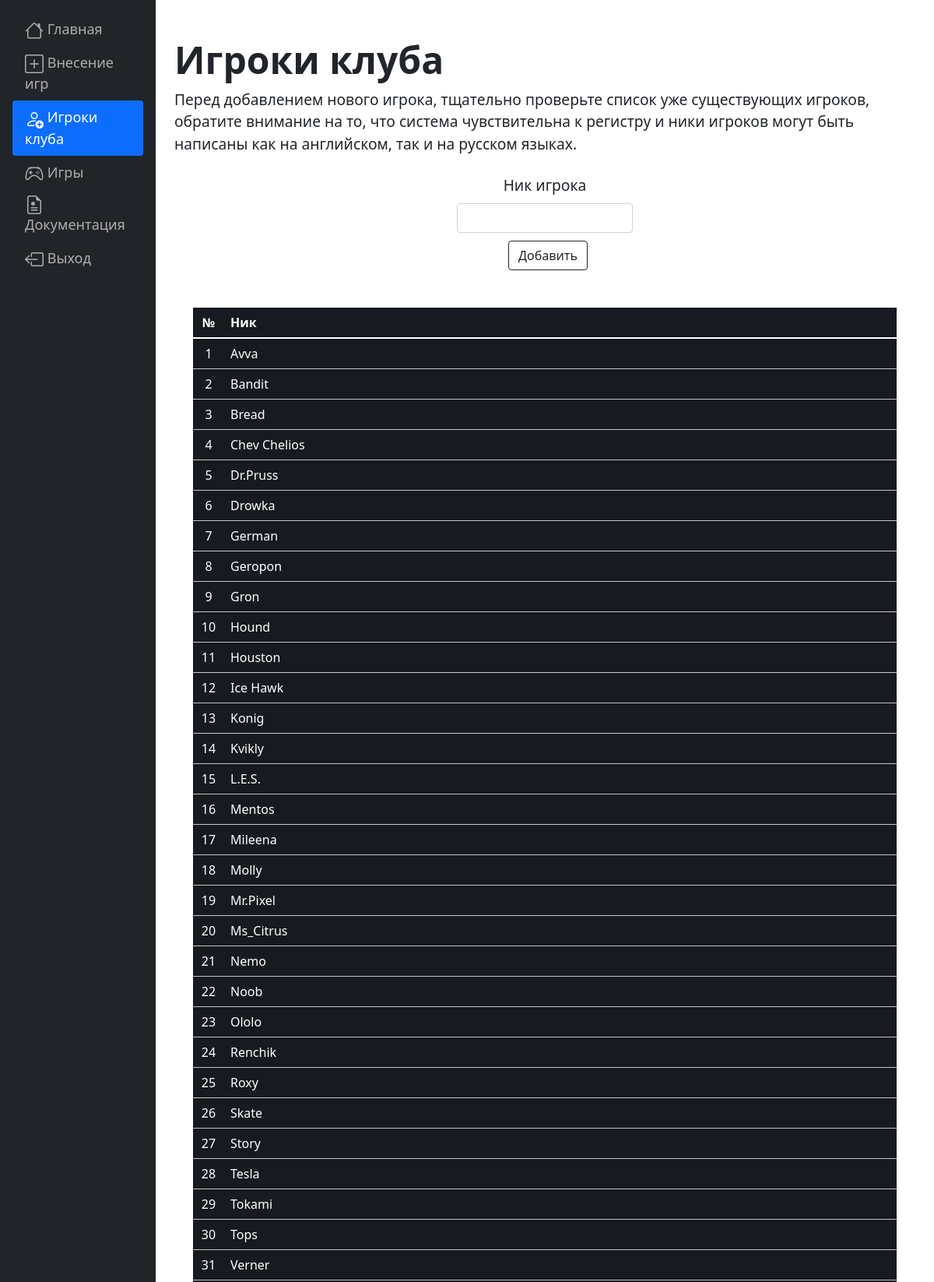
/player (signed in, upper part), run on the app's committed database.
### main/models.py (models this page shows)
class Player(models.Model):
    id = models.BigAutoField(primary_key=True)
    name = models.CharField(max_length=100, verbose_name="Никнейм")

### main/views.py (the view)
    def wrapper(request, *args, **kwargs):
        if not staff_check(request.user):
            return redirect('access_denied')
        return view_func(request, *args, **kwargs)

### main/views.py (called while the page is built)
def staff_check(user):
    return user.is_staff

def staff_only(view_func):
    def wrapper(request, *args, **kwargs):
        if not staff_check(request.user):
            return redirect('access_denied')
        return view_func(request, *args, **kwargs)
    return wrapper

@staff_only
def player(request):
    if request.method == 'POST':
        if Player.objects.filter(name=request.POST.get('name'),).exists():
            return redirect('playerhas')
        else:
            Player.objects.create(
                name=request.POST.get('name'),
            )
            return redirect('playerad')
    else:
        players = Player.objects.all().order_by('name')
        return render (request, 'player.html', {'title': 'Игроки', 'players':players})

### templates/player.html (shortened to what this page needs)
{% extends "blade/admintemplate.html" %}
{% block content %}
{%load static%}
<div class="px-4 my-5 text-left">
  <h1 class="display-5 fw-bold">Игроки клуба</h1>
  <p>Перед добавлением нового игрока, тщательно проверьте список уже существующих игроков, обратите внимание на то, что
    система чувствительна к регистру и ники игроков могут быть написаны как на английском, так и на русском языках.</p>
<div class="text-center">
<div class="px-4 text-left container-md">
  <form id="my_form" method="POST" action="{% url 'player' %}">
    <div class="col-lg-3 mx-auto">
      <label for="name" class="form-label">Ник игрока</label>
      <input type="text" class="form-control" id="name" name='name' placeholder="" value="" required="">
      <button type="submit" class="btn btn-outline-dark" style="margin-top:10px !important">Добавить</button>
    </div>
</div>
</div>
<div class="px-4 my-5 text-center">
  <div class="table-responsive">
  <table class="table table-dark table-striped-columns table-hover">
      <thead>
          <tr class="align-middle">
            <th scope="col" style="width:40px">№</th>
            <th scope="col" style="text-align: left">Ник</th>
          </tr>
        </thead>
        <tbody>
          <tr class="align-middle">
            {% for obj in players %}
            <td>{{ forloop.counter }}</td>
            <td style="text-align: left">{{ obj.name }}</td>
          </tr>
          {% endfor %}
        </tbody>
    </table>
  </div>
</div>
{% endblock %}

### templates/blade/admintemplate.html (shortened to what this page needs)
{%load static%}
<html>
<head>
    <link rel="stylesheet" href="https://code.jquery.com/ui/1.13.0/themes/smoothness/jquery-ui.css">
    <link rel="stylesheet" href="{%static 'main/css/bootstrap.css'%}">
    <link rel="stylesheet" href="{%static 'main/css/home.css'%}">
    <link rel="stylesheet" href="{%static 'main/css/login.css'%}">
    <div class="row">
        <div class="col-sm-2 bg-dark">
            <div class="d-flex flex-column flex-shrink-0 p-3 ">
                <ul class="nav nav-pills flex-column mb-auto">
                    <li class="nav-item">
                        {% if request.path == '/' %}
                            <a href="/" class="nav-link active" aria-current="page">
                        {% else %}
                            <a href="/" class="nav-link" aria-current="page">
                        {% endif %}
                            Главная
                        </a>
                    </li>
                <li class="nav-item">
                        {% if request.path == '/game' %}
                            <a href="/game" class="nav-link active" aria-current="page">
                        {% else %}
                            <a href="/game" class="nav-link" aria-current="page">
                        {% endif %}
                        Внесение игр
                    </a>
                </li>
                <li class="nav-item">
                    {% if request.path == '/player' %}
                        <a href="/player" class="nav-link active" aria-current="page">
                    {% else %}
                        <a href="/player" class="nav-link" aria-current="page">
                    {% endif %}
                      Игроки клуба
                  </a>
              </li>
                 <li>
                    {% if request.path == '/admingameslist' %}
                        <a href="/admingameslist" class="nav-link active" aria-current="page">
                    {% else %}
                        <a href="/admingameslist" class="nav-link" aria-current="page">
                    {% endif %}
                      Игры
                  </a>
                </li>
                <li>
                    {% if request.path == '/adminpanel' %}
                        <a href="/adminpanel" class="nav-link active" aria-current="page">
                    {% else %}
                        <a href="/adminpanel" class="nav-link" aria-current="page">
                    {% endif %}
                    Документация
                    </a>
                </li>
                <li>
                    <a href="/logout" class="nav-link" aria-current="page">
                    Выход
                    </a>
                </li>
                </ul>
              </div>
        </div>
</head>
<body>
    <div class="col-sm-10 bg-white" style="min-height: 100vh;">
    {% block content %}
    {% endblock %}
    </div>
</div>
</body>
</html>

### static/main/css/home.css (style rules this page uses)
body { overflow-y: scroll; padding-right: 0 !important; }
.table-dark { font-size: 12pt; border-color: #c5c5c5; text-align: center; }
li a { color: #6c757d; font-size: 18px; }
.text-center { text-align: center; }

### data on the page
Player: name "Avva"
Player: name "Bandit"
Player: name "Bread"
Player: name "Chev Chelios"
Player: name "Dr.Pruss"
Player: name "Drowka"
Player: name "German"
Player: name "Geropon"
Player: name "Gron"
Player: name "Hound"
Player: name "Houston"
Player: name "Ice Hawk"
Player: name "Konig"
Player: name "Kvikly"
Player: name "L.E.S."
Player: name "Mentos"
Player: name "Mileena"
Player: name "Molly"
Player: name "Mr.Pixel"
Player: name "Ms_Citrus"
Player: name "Nemo"
Player: name "Noob"
Player: name "Ololo"
Player: name "Renchik"
Player: name "Roxy"
Player: name "Skate"
Player: name "Story"
Player: name "Tesla"
Player: name "Tokami"
Player: name "Tops"
Player: name "Verner"
